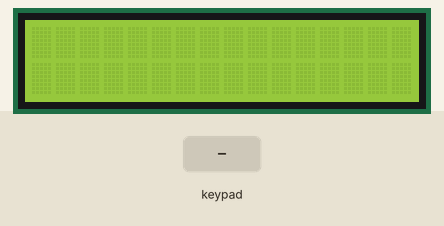
Bench run of a sketch on a simulated Arduino Uno, built with avr-gcc and run on an emulated ATmega328P. Shown: 16×2 character LCD. The test bench sets the inputs (shaded band).

Above: at 1.2 s.
1.3 s: keypad keys 1 3 1 2 1 1 1 0 pressed 0.4 s apart
At 5.2 s:
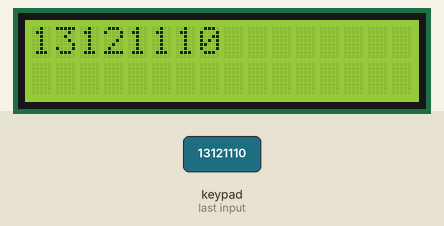
6.0 s: keypad keys 1 3 1 2 1 1 1 0 # pressed 0.4 s apart
At 9.3 s:
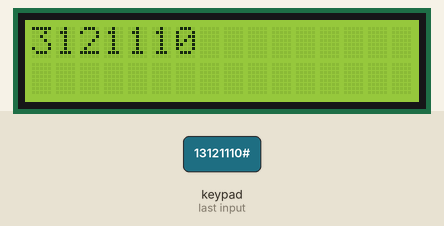
11.1 s: key '1' pressed
At 11.8 s:
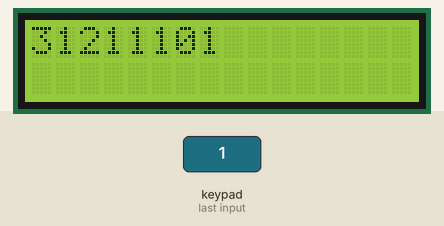
Timing chart, 0 to 14.1 s (numbered marks = the images above; inputs shaded):
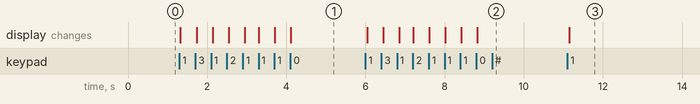

The sketch:

My_first_Calculator.ino
```cpp
#include <Keypad.h>
#include <LiquidCrystal.h>

const byte row = 4;
const byte column = 4;

LiquidCrystal lcd(8 ,7 ,6 ,5 ,4 ,3);

char keypadMatrix[row][column]{
  {'1','2','3','A'},
  {'4','5','6','B'},
  {'7','8','9','C'},
  {'*','0','#','D'}
}, input;

byte rowPins[row] = {13,12,11,10};
byte columnPins[row] = {9,2,1,0};

Keypad keypadObject = Keypad(makeKeymap(keypadMatrix) , rowPins, columnPins, row, column);

long unsigned int number = 0, count = 0;

void print(int chs){
  if ((int)input > 47 && (int)input < 58 && count < 9) {
    lcd.clear();
    number = (number * 10) + ((int)input - 48);
    lcd.print(number);
    count++;
  }


}

void ac(int input){
  if (input == 65 || number > 100000000) {
    lcd.clear();
    number = 0;
    count = 0;
  }
}

void setup() {
  lcd.begin(16,2);

}

void loop() {
  input = keypadObject.getKey();
  print(input);
  ac(input);
  delay(50);

}
```

Measured:
- after the input at 1.3 s, the display: first changes at once (image 1 shows a later state)
- after the input at 6.0 s, the display: first changes at once (image 2 shows a later state)
- after the input at 11.1 s, the display: changes after 0.05 s (image 3)
